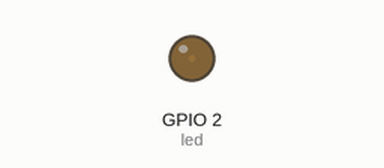
The program below on a simulated ESP32 board running MicroPython. Parts: output pins drawn as LEDs (lit = HIGH).

Above: at 0.05 s.
At 1.15 s:
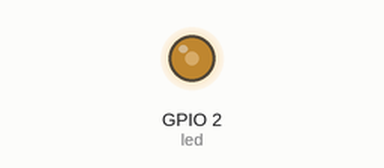
At 2.3 s:
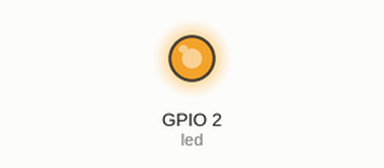
At 4.6 s:
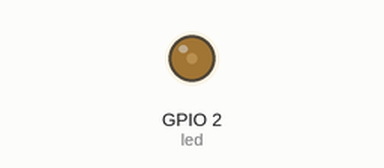
Timing chart, 0 to 6.7 s (numbered marks = the images above):
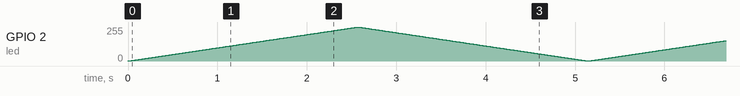

The program:

Fading.py
```python
from time import sleep
from machine import Pin, PWM

frequency = 5000
led = PWM(Pin(2), frequency)

while True:
    #fade in from min to max in increments of 2 points:
    for fadeValue in range (0, 1023, 2):
        led.duty(fadeValue)
        sleep(0.005)
        #print("min to max: ", fadeValue)

    #fade out from max to min in increments of 2 points:
    for fadeValue in range (1023, 0, -2):
        led.duty(fadeValue)
        sleep(0.005)
        #print("max to min: ", fadeValue)
```
